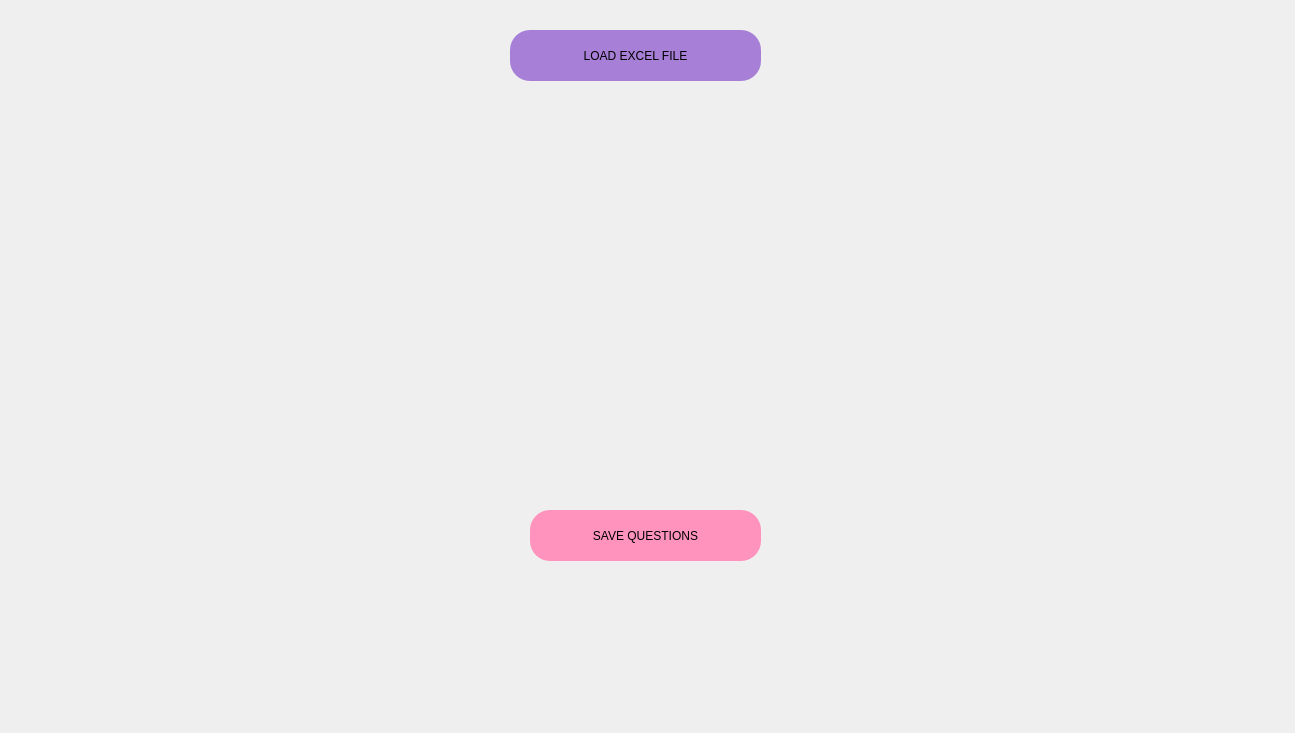
<?xml version="1.0" encoding="UTF-8"?>
<ui version="4.0">
 <class>MainWindow</class>
 <widget class="QMainWindow" name="MainWindow">
  <property name="geometry">
   <rect>
    <x>0</x>
    <y>0</y>
    <width>1295</width>
    <height>733</height>
   </rect>
  </property>
  <property name="windowTitle">
   <string>MainWindow</string>
  </property>
  <widget class="QWidget" name="centralwidget">
   <widget class="QPushButton" name="loadButton_2">
    <property name="geometry">
     <rect>
      <x>510</x>
      <y>30</y>
      <width>251</width>
      <height>51</height>
     </rect>
    </property>
    <property name="styleSheet">
     <string notr="true">QPushButton{
background-color: rgb(167, 127, 215);
font: 63 17pt &quot;Segoe UI Variable Display Semib&quot;;
border-radius:20px;

}
QPushButton:pressed{
background-color: rgb(188, 188, 188);
}
</string>
    </property>
    <property name="text">
     <string>LOAD EXCEL FILE</string>
    </property>
   </widget>
   <widget class="QTableWidget" name="tableWidget">
    <property name="geometry">
     <rect>
      <x>320</x>
      <y>100</y>
      <width>641</width>
      <height>391</height>
     </rect>
    </property>
    <property name="styleSheet">
     <string notr="true">font: 12pt &quot;Sans Serif Collection&quot;;
background-color: rgba(0, 0, 0,0);
color: rgb(0, 0, 0);
</string>
    </property>
   </widget>
   <widget class="QLabel" name="statusLabel">
    <property name="geometry">
     <rect>
      <x>980</x>
      <y>120</y>
      <width>71</width>
      <height>31</height>
     </rect>
    </property>
    <property name="text">
     <string/>
    </property>
   </widget>
   <widget class="QPushButton" name="publish">
    <property name="geometry">
     <rect>
      <x>530</x>
      <y>510</y>
      <width>231</width>
      <height>51</height>
     </rect>
    </property>
    <property name="styleSheet">
     <string notr="true">QPushButton{
background-color: rgb(255, 147, 189);
	font: 63 17pt &quot;Segoe UI Variable Display Semib&quot;;
border-radius:20px;

}
QPushButton:pressed{
background-color: rgb(188, 188, 188);
}
</string>
    </property>
    <property name="text">
     <string>SAVE QUESTIONS</string>
    </property>
   </widget>
   <widget class="QLabel" name="label">
    <property name="geometry">
     <rect>
      <x>-40</x>
      <y>-40</y>
      <width>1341</width>
      <height>731</height>
     </rect>
    </property>
    <property name="text">
     <string/>
    </property>
    <property name="pixmap">
     <pixmap>../../WhatsApp Image 2024-03-21 at 2.10.45 PM.jpeg</pixmap>
    </property>
    <property name="scaledContents">
     <bool>true</bool>
    </property>
   </widget>
   <zorder>statusLabel</zorder>
   <zorder>label</zorder>
   <zorder>loadButton_2</zorder>
   <zorder>tableWidget</zorder>
   <zorder>publish</zorder>
  </widget>
 </widget>
 <resources/>
 <connections/>
</ui>
